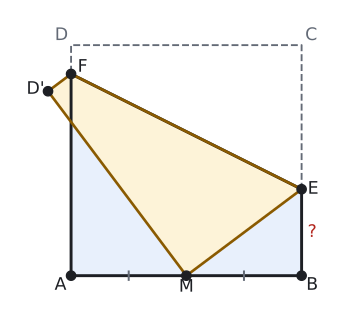

Recreate this plot in Python.
import sys; sys.path.insert(0, "tools")
from cizim import *

P = lambda x, y: np.array([float(x), float(y)])
uz = lambda U, V: round(float(np.linalg.norm(U - V)), 4)
def acisi(K, U, V):
    u, v = U - K, V - K
    return round(float(np.degrees(np.arccos(np.dot(u, v) / np.linalg.norm(u) / np.linalg.norm(v)))), 3)
def birim(U, V):
    t = (V - U) / np.linalg.norm(V - U); return t, np.array([-t[1], t[0]])
def ayak(Q, U, V):
    t, _ = birim(U, V); return U + np.dot(Q - U, t) * t
def yansit(Q, U, V):
    return 2 * ayak(Q, U, V) - Q
def kesisim(U1, V1, U2, V2):
    M = np.array([V1 - U1, U2 - V2]).T; s = np.linalg.solve(M, U2 - U1); return U1 + s[0] * (V1 - U1)
def cetik(U, V, n=1, renk=SOLUK, f=0.5):
    M = U + f * (V - U); t, m = birim(U, V)
    for i in range(n):
        c = M + (i - (n - 1) / 2) * 0.2 * S * t
        ax.plot(*zip(c - 0.22 * S * m, c + 0.22 * S * m), color=renk, lw=1.5)
def olcu(U, V, metin, d=0.5, renk=YAZI, fs=13, f=0.5):
    """[UV] üzerinde f oranındaki noktaya, U->V yönünün soluna d*S uzağa yazı (d < 0: sağına)."""
    M = U + f * (V - U); _, m = birim(U, V)
    ax.text(*(M + d * S * m), metin, ha="center", va="center", color=renk, fontsize=fs)
def dik_isareti(K, U, V, r=0.4):
    a_ = (U - K) / np.linalg.norm(U - K) * r * S; b_ = (V - K) / np.linalg.norm(V - K) * r * S
    ax.plot(*zip(K + a_, K + a_ + b_, K + b_), color=SOLUK, lw=1.3)
def harf(Q, metin, dx, dy, renk=YAZI, fs=13):
    ax.text(Q[0] + dx * S, Q[1] + dy * S, metin, ha="center", va="center", color=renk, fontsize=fs)
def cizgi(U, V, renk=YAZI, lw=2.2, ls="-"):
    ax.plot(*zip(U, V), color=renk, lw=lw, ls=ls)
def boya(noktalar, renk):
    ax.add_patch(patches.Polygon(noktalar, closed=True, facecolor=renk, edgecolor="none"))
def yay(K, U, V, r=0.8, renk=MAVI, n=1):
    for i in range(n): aci(ax, K, U, V, r=(r + 0.18 * i) * S, renk=renk)
def yay_yazi(K, U, V, metin, d=1.4, renk=MAVI, fs=12):
    """K köşesindeki U-K-V açısının ortasından d*S uzağa yazı."""
    u = (U - K) / np.linalg.norm(U - K); v = (V - K) / np.linalg.norm(V - K); o = (u + v) / np.linalg.norm(u + v)
    ax.text(*(K + d * S * o), metin, ha="center", va="center", color=renk, fontsize=fs)
def basla(xmin, xmax, ymin, ymax, en=5.5):
    global fig, ax
    fig, ax = sekil(en, en * (ymax - ymin) / (xmax - xmin))
    ax.set_aspect("equal"); ax.axis("off"); ax.set_xlim(xmin, xmax); ax.set_ylim(ymin, ymax)
def dortgen(A, B, C, D, dolgu=None):
    if dolgu: boya([A, B, C, D], dolgu)
    ax.plot(*zip(A, B, C, D, A), color=YAZI)
    for Q in (A, B, C, D): nokta(ax, *Q, "")
def koseler(A, B, C, D, d=0.55):
    O = (A + B + C + D) / 4
    for Q, ad in ((A, "A"), (B, "B"), (C, "C"), (D, "D")):
        y = (Q - O) / np.linalg.norm(Q - O); harf(Q, ad, d * np.sign(y[0]) * 1.1, d * np.sign(y[1]))
def dikdortgen(a, b):
    """A orijinde, [AB] yatay: A, B, C, D."""
    return P(0, 0), P(a, 0), P(a, b), P(0, b)
def dik_koseler(A, B, C, D, r=0.4):
    dik_isareti(A, B, D, r); dik_isareti(B, C, A, r); dik_isareti(C, D, B, r); dik_isareti(D, A, C, r)
def cerceve(noktalar, kenar=1.2):
    xs = [q[0] for q in noktalar]; ys = [q[1] for q in noktalar]
    return min(xs) - kenar * S, max(xs) + kenar * S, min(ys) - kenar * S, max(ys) + kenar * S

# Soru 11: kenar 8; C köşesi [AB]'nin orta noktası M'ye gelecek biçimde [EF] boyunca katlanıyor -> |BE| = 3.
A, B, C, D = dikdortgen(8, 8); M = P(4, 0)
S = 8 / 12
Ort = (C + M) / 2; yon = P(2, -1)
E = kesisim(Ort, Ort + yon, B, C); F = kesisim(Ort, Ort + yon, A, D)
D2 = yansit(D, E, F); C2 = yansit(C, E, F)
print("E", E, "F", F, "C'", C2, "D'", D2, "BE", uz(B, E), "EM", uz(E, M), "EC", uz(E, C), "MD'", uz(M, D2))
basla(-2.2, 9.6, -1.3, 9.3, en=4.6)
boya([A, B, E, F], MAVI_ACIK)
ax.plot(*zip(F, E, C, D, F), color=SOLUK, lw=1.4, ls="--")
ax.plot(*zip(A, B, E, F, A), color=YAZI, lw=2.2)
boya([F, E, M, D2], SARI_ACIK)
ax.plot(*zip(F, E, M, D2, F), color=SARI, lw=2.0)
for Q in (A, B, E, F, M, D2): nokta(ax, *Q, "")
for Q, ad, dx, dy in ((A, "A", -0.55, -0.5), (B, "B", 0.55, -0.5), (E, "E", 0.6, 0), (F, "F", 0.6, 0.35), (M, "M", 0, -0.6), (D2, "D'", -0.65, 0.1)):
    harf(Q, ad, dx, dy)
harf(C, "C", 0.5, 0.5, SOLUK); harf(D, "D", -0.5, 0.5, SOLUK)
cetik(A, M, 1); cetik(M, B, 1)

olcu(B, E, "?", -0.55, KIRMIZI)
kaydet(fig, __file__)
